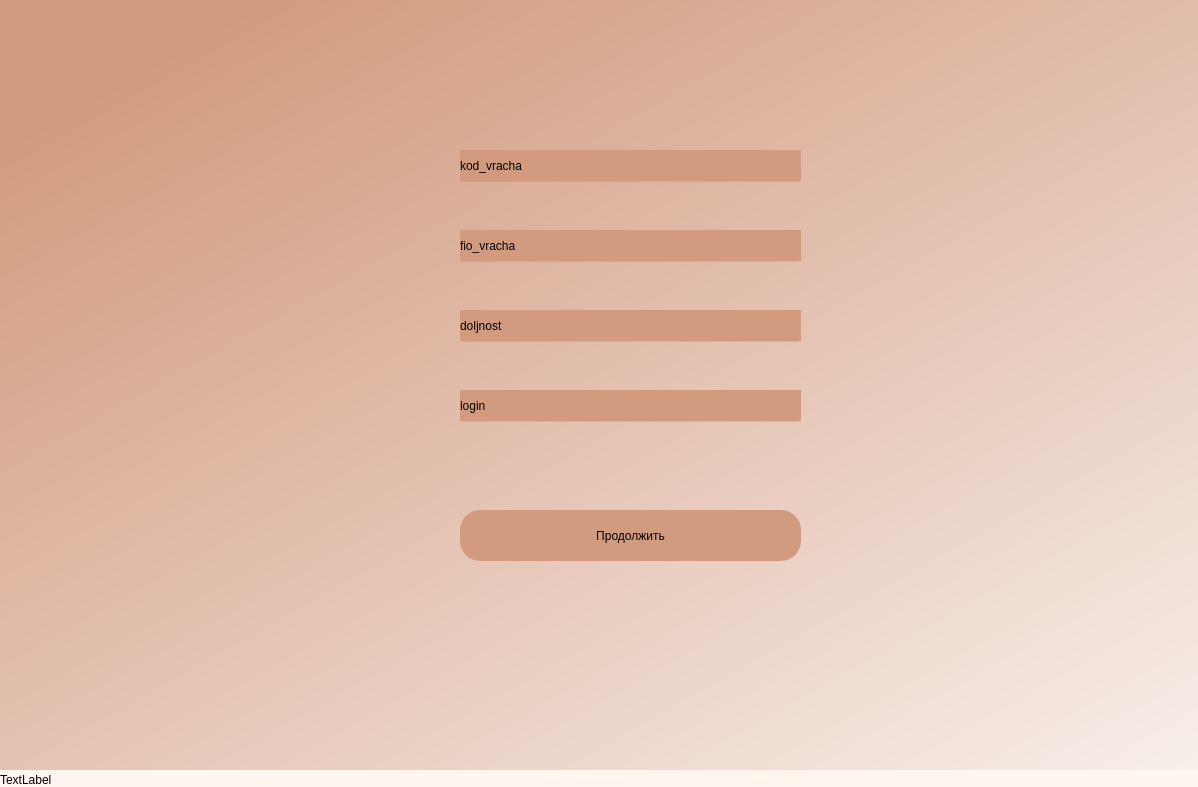
<?xml version="1.0" encoding="UTF-8"?>
<ui version="4.0">
 <class>Dialog</class>
 <widget class="QDialog" name="Dialog">
  <property name="geometry">
   <rect>
    <x>0</x>
    <y>0</y>
    <width>1198</width>
    <height>787</height>
   </rect>
  </property>
  <property name="windowTitle">
   <string>Dialog</string>
  </property>
  <property name="styleSheet">
   <string notr="true">background-color: rgb(170, 255, 255);
background-color: rgb(238, 238, 238);
background-color: rgb(255, 247, 239);</string>
  </property>
  <widget class="QWidget" name="bgwidget" native="true">
   <property name="geometry">
    <rect>
     <x>0</x>
     <y>-20</y>
     <width>1561</width>
     <height>861</height>
    </rect>
   </property>
   <property name="styleSheet">
    <string notr="true">QWidget#bgwidget{
background-color:qlineargradient(spread:pad, x1:0.091, y1:0.101636, x2:0.991379, y2:0.977, stop:0 rgba(210, 155, 127, 255), stop:1 rgba(255, 255, 255, 255));}
</string>
   </property>
   <widget class="QLineEdit" name="doljnost">
    <property name="geometry">
     <rect>
      <x>460</x>
      <y>360</y>
      <width>341</width>
      <height>51</height>
     </rect>
    </property>
    <property name="styleSheet">
     <string notr="true">background-color:rgba(0,0,0,0);
font: 12pt &quot;MS Shell Dlg 2&quot;;</string>
    </property>
   </widget>
   <widget class="QLineEdit" name="login">
    <property name="geometry">
     <rect>
      <x>460</x>
      <y>440</y>
      <width>341</width>
      <height>51</height>
     </rect>
    </property>
    <property name="styleSheet">
     <string notr="true">background-color:rgba(0,0,0,0);
font: 12pt &quot;MS Shell Dlg 2&quot;;</string>
    </property>
   </widget>
   <widget class="QPushButton" name="prodoljit">
    <property name="geometry">
     <rect>
      <x>460</x>
      <y>530</y>
      <width>341</width>
      <height>51</height>
     </rect>
    </property>
    <property name="styleSheet">
     <string notr="true">border-radius:20px;
background-color: rgb(210, 155, 127);
font: 14pt &quot;MS Shell Dlg 2&quot;;</string>
    </property>
    <property name="text">
     <string>Продолжить</string>
    </property>
   </widget>
   <widget class="QLineEdit" name="kod_vracha">
    <property name="geometry">
     <rect>
      <x>460</x>
      <y>200</y>
      <width>341</width>
      <height>51</height>
     </rect>
    </property>
    <property name="styleSheet">
     <string notr="true">background-color:rgba(0,0,0,0);
font: 12pt &quot;MS Shell Dlg 2&quot;;</string>
    </property>
   </widget>
   <widget class="QLineEdit" name="fio_vracha">
    <property name="geometry">
     <rect>
      <x>460</x>
      <y>280</y>
      <width>341</width>
      <height>51</height>
     </rect>
    </property>
    <property name="styleSheet">
     <string notr="true">background-color:rgba(0,0,0,0);
font: 12pt &quot;MS Shell Dlg 2&quot;;</string>
    </property>
   </widget>
   <widget class="QLabel" name="label_11">
    <property name="geometry">
     <rect>
      <x>460</x>
      <y>170</y>
      <width>341</width>
      <height>31</height>
     </rect>
    </property>
    <property name="styleSheet">
     <string notr="true">background-color: rgb(210, 155, 127);
font: 14pt &quot;MS Shell Dlg 2&quot;;</string>
    </property>
    <property name="text">
     <string>kod_vracha</string>
    </property>
   </widget>
   <widget class="QLabel" name="label_12">
    <property name="geometry">
     <rect>
      <x>460</x>
      <y>250</y>
      <width>341</width>
      <height>31</height>
     </rect>
    </property>
    <property name="styleSheet">
     <string notr="true">background-color: rgb(210, 155, 127);
font: 14pt &quot;MS Shell Dlg 2&quot;;</string>
    </property>
    <property name="text">
     <string>fio_vracha</string>
    </property>
   </widget>
   <widget class="QLabel" name="label_13">
    <property name="geometry">
     <rect>
      <x>460</x>
      <y>330</y>
      <width>341</width>
      <height>31</height>
     </rect>
    </property>
    <property name="styleSheet">
     <string notr="true">background-color: rgb(210, 155, 127);
font: 14pt &quot;MS Shell Dlg 2&quot;;</string>
    </property>
    <property name="text">
     <string>doljnost</string>
    </property>
   </widget>
   <widget class="QLabel" name="label_14">
    <property name="geometry">
     <rect>
      <x>460</x>
      <y>410</y>
      <width>341</width>
      <height>31</height>
     </rect>
    </property>
    <property name="styleSheet">
     <string notr="true">background-color: rgb(210, 155, 127);
font: 14pt &quot;MS Shell Dlg 2&quot;;</string>
    </property>
    <property name="text">
     <string>login</string>
    </property>
   </widget>
   <widget class="QLabel" name="label_15">
    <property name="geometry">
     <rect>
      <x>0</x>
      <y>790</y>
      <width>1201</width>
      <height>20</height>
     </rect>
    </property>
    <property name="text">
     <string>TextLabel</string>
    </property>
   </widget>
   <zorder>label_15</zorder>
   <zorder>doljnost</zorder>
   <zorder>login</zorder>
   <zorder>prodoljit</zorder>
   <zorder>kod_vracha</zorder>
   <zorder>fio_vracha</zorder>
   <zorder>label_11</zorder>
   <zorder>label_12</zorder>
   <zorder>label_13</zorder>
   <zorder>label_14</zorder>
  </widget>
 </widget>
 <resources/>
 <connections/>
</ui>
